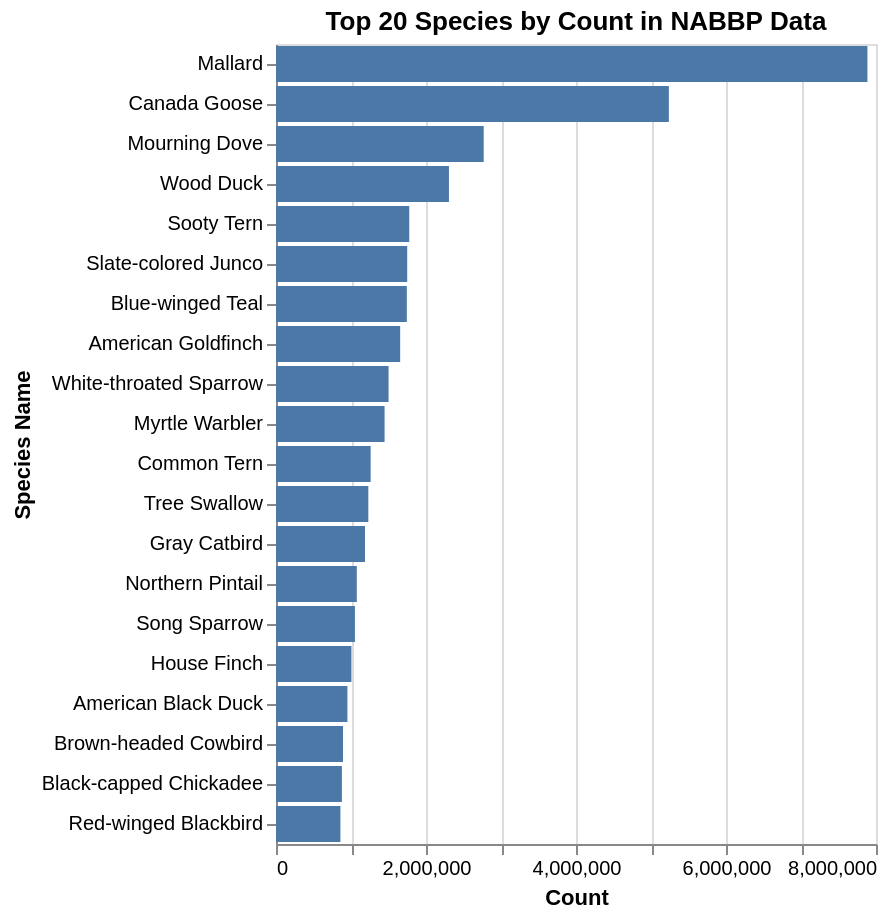

Notebook source saved alongside this figure:
### Code cell
def plot_top_species_bar_chart(df, top_n=20):
    top_species = df[['SPECIES_NAME', 'count']].sort_values(by='count', ascending=False).head(top_n)    
    chart = (
        alt.Chart(top_species)
            .mark_bar()
            .encode(
                x=alt.X('count:Q', title='Count'),
                y=alt.Y('SPECIES_NAME:N', sort='-x', title='Species Name'),
                tooltip='count:N'
            )
            .properties(
                title=f'Top {top_n} Species by Count in NABBP Data',
            )
    )
    return chart


plot_top_species_bar_chart(species_df, top_n=20)

### Figure 1 — Vega specification as saved in the notebook (floating-point values rounded to 4 significant figures)
{"$schema": "https://vega.github.io/schema/vega/v5.json", "data": [{"name": "source_0"}, {"name": "data_0", "values": [{"SPECIES_NAME": "Mallard", "count": 7885819, "count_end": 7886000.0, "count_start": 0.0}, {"SPECIES_NAME": "Canada Goose", "count": 5238278, "count_end": 5238000.0, "count_start": 0.0}, {"SPECIES_NAME": "Mourning Dove", "count": 2769527, "count_end": 2770000.0, "count_start": 0.0}, {"SPECIES_NAME": "Wood Duck", "count": 2306011, "count_end": 2306000.0, "count_start": 0.0}, {"SPECIES_NAME": "Sooty Tern", "count": 1776466, "count_end": 1776000.0, "count_start": 0.0}, {"SPECIES_NAME": "Slate-colored Junco", "count": 1749504, "count_end": 1750000.0, "count_start": 0.0}, {"SPECIES_NAME": "Blue-winged Teal", "count": 1744410, "count_end": 1744000.0, "count_start": 0.0}, {"SPECIES_NAME": "American Goldfinch", "count": 1655539, "count_end": 1656000.0, "count_start": 0.0}, {"SPECIES_NAME": "White-throated Sparrow", "count": 1500897, "count_end": 1501000.0, "count_start": 0.0}, {"SPECIES_NAME": "Myrtle Warbler", "count": 1447629, "count_end": 1448000.0, "count_start": 0.0}, {"SPECIES_NAME": "Common Tern", "count": 1262020, "count_end": 1262000.0, "count_start": 0.0}, {"SPECIES_NAME": "Tree Swallow", "count": 1231059, "count_end": 1231000.0, "count_start": 0.0}, {"SPECIES_NAME": "Gray Catbird", "count": 1186785, "count_end": 1187000.0, "count_start": 0.0}, {"SPECIES_NAME": "Northern Pintail", "count": 1077371, "count_end": 1077000.0, "count_start": 0.0}, {"SPECIES_NAME": "Song Sparrow", "count": 1052448, "count_end": 1052000.0, "count_start": 0.0}, {"SPECIES_NAME": "House Finch", "count": 1005739, "count_end": 1006000.0, "count_start": 0.0}, {"SPECIES_NAME": "American Black Duck", "count": 952220, "count_end": 952200.0, "count_start": 0.0}, {"SPECIES_NAME": "Brown-headed Cowbird", "count": 893683, "count_end": 893700.0, "count_start": 0.0}, {"SPECIES_NAME": "Black-capped Chickadee", "count": 878802, "count_end": 878800.0, "count_start": 0.0}, {"SPECIES_NAME": "Red-winged Blackbird", "count": 858841, "count_end": 858800.0, "count_start": 0.0}]}, {"name": "source_0_y_domain_SPECIES_NAME", "values": [{"SPECIES_NAME": "Mallard", "sort_field": 7885819}, {"SPECIES_NAME": "Canada Goose", "sort_field": 5238278}, {"SPECIES_NAME": "Mourning Dove", "sort_field": 2769527}, {"SPECIES_NAME": "Wood Duck", "sort_field": 2306011}, {"SPECIES_NAME": "Sooty Tern", "sort_field": 1776466}, {"SPECIES_NAME": "Slate-colored Junco", "sort_field": 1749504}, {"SPECIES_NAME": "Blue-winged Teal", "sort_field": 1744410}, {"SPECIES_NAME": "American Goldfinch", "sort_field": 1655539}, {"SPECIES_NAME": "White-throated Sparrow", "sort_field": 1500897}, {"SPECIES_NAME": "Myrtle Warbler", "sort_field": 1447629}, {"SPECIES_NAME": "Common Tern", "sort_field": 1262020}, {"SPECIES_NAME": "Tree Swallow", "sort_field": 1231059}, {"SPECIES_NAME": "Gray Catbird", "sort_field": 1186785}, {"SPECIES_NAME": "Northern Pintail", "sort_field": 1077371}, {"SPECIES_NAME": "Song Sparrow", "sort_field": 1052448}, {"SPECIES_NAME": "House Finch", "sort_field": 1005739}, {"SPECIES_NAME": "American Black Duck", "sort_field": 952220}, {"SPECIES_NAME": "Brown-headed Cowbird", "sort_field": 893683}, {"SPECIES_NAME": "Black-capped Chickadee", "sort_field": 878802}, {"SPECIES_NAME": "Red-winged Blackbird", "sort_field": 858841}]}], "signals": [{"name": "y_step", "value": 20}, {"name": "height", "update": "bandspace(domain('y').length, 0.1, 0.05) * y_step"}], "marks": [{"type": "rect", "name": "marks", "from": {"data": "data_0"}, "encode": {"update": {"height": {"signal": "max(0.25, bandwidth('y'))"}, "x2": {"field": "count_start", "scale": "x"}, "y": {"field": "SPECIES_NAME", "scale": "y"}, "fill": {"value": "#4c78a8"}, "tooltip": {"signal": "isValid(datum[\"count\"]) ? datum[\"count\"] : \"\"+datum[\"count\"]"}, "x": {"field": "count_end", "scale": "x"}}}, "style": ["bar"]}], "scales": [{"name": "x", "type": "linear", "domain": {"data": "data_0", "fields": ["count_start", "count_end"]}, "range": [0, {"signal": "width"}], "nice": true, "zero": true}, {"name": "y", "type": "band", "domain": {"data": "source_0_y_domain_SPECIES_NAME", "field": "SPECIES_NAME", "sort": {"op": "max", "field": "sort_field", "order": "descending"}}, "range": {"step": {"signal": "y_step"}}, "paddingOuter": 0.05, "paddingInner": 0.1}], "axes": [{"scale": "x", "gridScale": "y", "grid": true, "tickCount": {"signal": "ceil(width/40)"}, "labels": false, "domain": false, "orient": "bottom", "ticks": false, "maxExtent": 0, "zindex": 0, "aria": false, "minExtent": 0}, {"scale": "x", "title": "Count", "grid": false, "zindex": 0, "labelFlush": true, "labelOverlap": true, "orient": "bottom", "tickCount": {"signal": "ceil(width/40)"}}, {"scale": "y", "title": "Species Name", "zindex": 0, "orient": "left", "grid": false}], "title": {"text": "Top 20 Species by Count in NABBP Data", "frame": "group"}, "background": "white", "width": 300, "style": "cell", "padding": 5}
